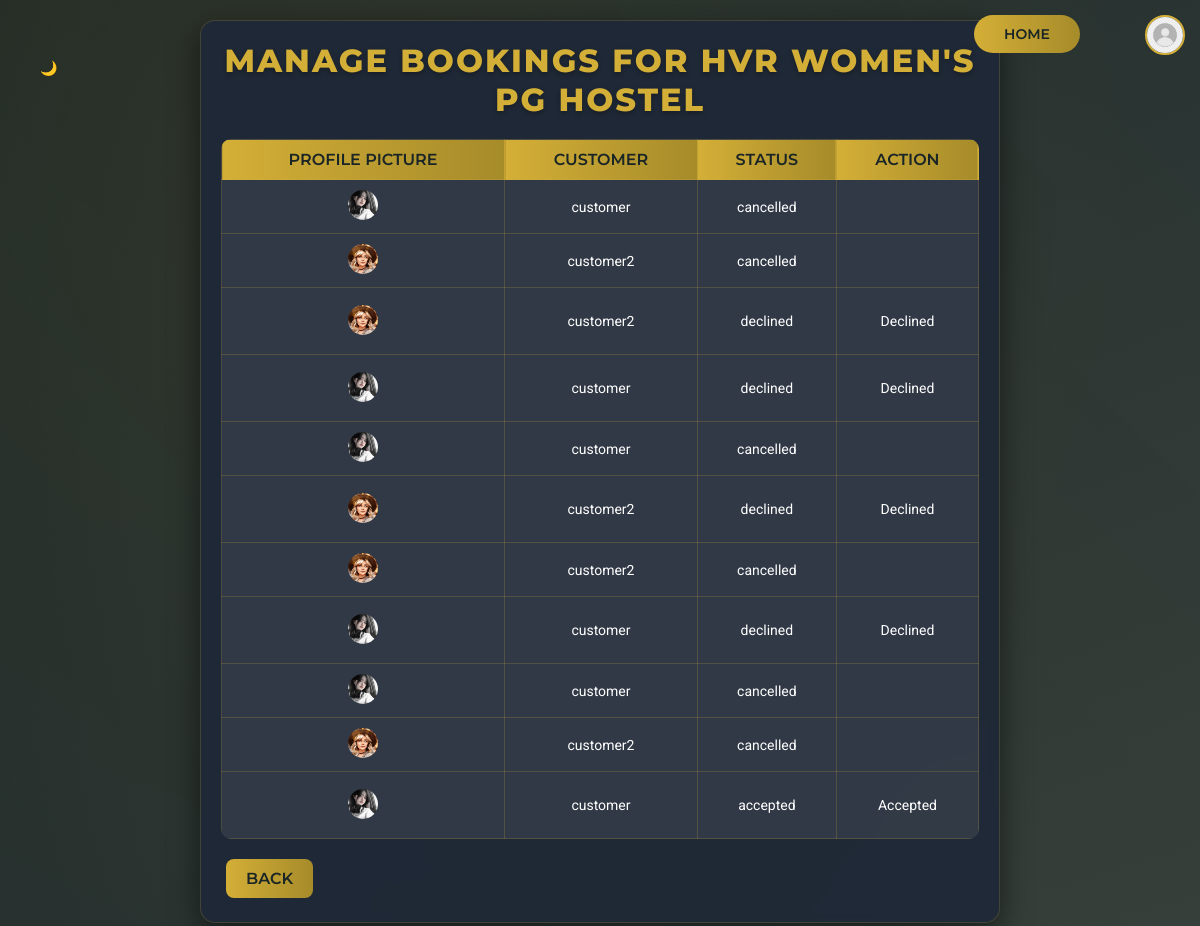
Screenshot of /hostel/1/manage_bookings (signed in) with the database file from the repository.
### app.py (models this page shows, shortened)
class User(db.Model, UserMixin):
    id = db.Column(db.Integer, primary_key=True)
    username = db.Column(db.String(100), unique=True, nullable=False)
    password = db.Column(db.String(200), nullable=False)
    user_type = db.Column(db.String(50), nullable=False)
    phone_number = db.Column(db.String(15), nullable=True)
    hostels = db.relationship('Hostel', back_populates='owner')
    bookings = db.relationship('Booking', back_populates='customer')
    profile_picture=db.Column(db.String(200), nullable=True,default='default_profile_picture_of_account.jfif')

class Hostel(db.Model):
    id = db.Column(db.Integer, primary_key=True)
    name = db.Column(db.String(100), nullable=False)
    location = db.Column(db.String(200), nullable=False)
    price = db.Column(db.String(), nullable=False)
    availability = db.Column(db.Boolean, default=True)
    vacancies = db.Column(db.Integer, default=10, nullable=False)  # New field for vacancies
    owner_id = db.Column(db.Integer, db.ForeignKey('user.id'), nullable=False)
    owner = db.relationship('User', back_populates='hostels')
    images = db.Column(db.String(500), nullable=True)
    bookings = db.relationship('Booking', back_populates='hostel', lazy='dynamic')
    reviews = db.relationship('Review', back_populates='hostel', lazy=True)
    description = db.Column(db.Text, nullable=True,default="No description provided")
    phone_number = db.Column(db.String(15), nullable=True)

class Booking(db.Model):
    id = db.Column(db.Integer, primary_key=True)
    hostel_id = db.Column(db.Integer, db.ForeignKey('hostel.id'))
    customer_id = db.Column(db.Integer, db.ForeignKey('user.id'))
    status = db.Column(db.String(50), nullable=False, default='pending')
    created_at = db.Column(db.DateTime, nullable=False, default=db.func.current_timestamp())
    customer = db.relationship('User', back_populates='bookings')
    hostel = db.relationship('Hostel', back_populates='bookings')
    accepted_date = db.Column(db.DateTime, nullable=True)

### app.py (the view, shortened to what this page needs)
@app.route("/hostel/<int:hostel_id>/manage_bookings", methods=["GET", "POST"])
@login_required
def manage_bookings(hostel_id):
    hostel = Hostel.query.get_or_404(hostel_id)
    if current_user.id != hostel.owner_id:
        flash("You are not the owner of this hostel!", "error")
        return redirect(url_for("hostel_details", hostel_id=hostel_id))
    bookings = Booking.query.filter_by(hostel_id=hostel_id).all()
    return render_template("manage_bookings.html", hostel=hostel, bookings=bookings)

### app.py (called while the page is built)
@login_manager.user_loader
def load_user(user_id):
    return db.session.get(User, int(user_id))

### templates/manage_bookings.html (shortened to what this page needs)
<!DOCTYPE html>
<html lang="en">
<head>
    <link rel="stylesheet" href="{{ url_for('static', filename='styles.css') }}">
</head>
<body>
    <button class="theme-switcher" aria-label="Toggle Theme">
        <span class="theme-icon">🌙</span>
    </button>
    <a href="{{ url_for('profile') }}" class="profile-button" aria-label="Profile">
        <img src="{{ url_for('static', filename='uploads/' + current_user.profile_picture) }}" alt="Profile Picture"
            class="profile-img">
    </a>
    <div class="container">
        <h2>Manage Bookings for {{ hostel.name}}</h2>
        <table>
            <tr>
                <th>Profile Picture</th>
                <th>Customer</th>
                <th>Status</th>
                <th>Action</th>
            </tr>
            {% for booking in bookings %}
            <tr>
                <td><img src="{{ url_for('static', filename='uploads/' + booking.customer.profile_picture) }}"
                        alt="Customer Profile Picture" style="width: 30px; height: 30px; border-radius: 50%;"></td>
                <td>{{ booking.customer.username }}</td>
                <td>{{ booking.status }}</td>
                <td>
                    <form method="POST">
                        {% if booking.status == "pending" %}
                        <button type="submit" name="action" value="accept">Accept</button>
                        <button type="submit" name="action" value="decline">Decline</button>
                        {% elif booking.status == "accepted" %}
                        <span>Accepted</span>
                        {% elif booking.status == "declined" %}
                        <span>Declined</span>
                        {% endif %}
                    </form>
                </td>
            </tr>
            {% endfor %}
        </table>
        <a href="{{ url_for('hostel_details', hostel_id=hostel.id) }}">Back</a>
    </div><a href="{{ url_for('dashboard') }}" class="home-button">Home</a>
</body>
</html>

### static/styles.css (style rules this page uses)
* { margin: 0; padding: 0; box-sizing: border-box; font-family: 'Roboto', sans-serif; scroll-behavior: smooth; }
body { background: linear-gradient(135deg, #1A2526 0%, #2F3A3B 100%); min-height: 100vh; display: flex; justify-content: center; align-items: center; padding: 20px; overflow-x: hidden; color: #FFFFFF; -webkit-font-smoothing: antialiased; -moz-osx-font-smoothing: grayscale; }
body::before { content: ''; position: fixed; top: 0; left: 0; width: 100%; height: 100%; background: radial-gradient(circle at 30% 20%, rgba(212, 175, 55, 0.1), transparent 70%); animation: pulseGlow 10s infinite ease-in-out; z-index: -1; opacity: 0.5; }
body::after { content: ''; position: fixed; top: -50%; left: -50%; width: 200%; height: 200%; background: linear-gradient(45deg, transparent, rgba(212, 175, 55, 0.05), transparent); animation: subtleSweep 20s infinite linear; z-index: -2; }
.add-hostel-container, .container, .book-hostel-container, .dashboard-container, .edit-review-container, .home-container, .auth-container, .container.login-register, .container.manage-bookings { background: rgba(31, 41, 55, 0.95); border-radius: 15px; box-shadow: 0 10px 30px rgba(0, 0, 0, 0.5), inset 0 0 10px rgba(212, 175, 55, 0.1); position: relative; width: 100%; padding: 40px; margin: 30px auto; z-index: 1; border: 1px solid rgba(212, 175, 55, 0.2); transition: transform 0.5s ease, box-shadow 0.5s ease; backdrop-filter: blur(5px); }
.container { max-width: 100vh; width: 100%; margin: 0 auto; padding: 20px; background: rgba(31, 41, 55, 0.95); border-radius: 15px; box-shadow: 0 10px 30px rgba(0, 0, 0, 0.5); transition: transform 0.5s ease, box-shadow 0.5s ease; }
h1, h2, h3 { font-family: 'Montserrat', sans-serif; font-weight: 800; color: #D4AF37; margin-bottom: 20px; text-transform: uppercase; text-align: center; letter-spacing: 2px; text-shadow: 0 2px 5px rgba(0, 0, 0, 0.3); transition: transform 0.3s ease, color 0.3s ease; }
h2 { font-size: 2rem; }
form { display: flex; flex-direction: column; gap: 15px; width: 100%; }
button, .btn, a:not(.home-button):not(.profile-button) { background: linear-gradient(90deg, #D4AF37, #A68B2A); color: #1A2526; padding: 10px 20px; border: none; border-radius: 8px; font-family: 'Montserrat', sans-serif; font-weight: 600; font-size: 1rem; text-transform: uppercase; margin: 20px 5px 0; cursor: pointer; transition: all 0.3s ease; text-decoration: none; display: inline-block; position: relative; overflow: hidden; }
button::before, .btn::before, a:not(.home-button):not(.profile-button)::before { content: ''; position: absolute; top: 0; left: -100%; width: 100%; height: 100%; background: linear-gradient(90deg, transparent, rgba(255, 255, 255, 0.3), transparent); transition: 0.5s; }
button:hover::before, .btn:hover::before, a:not(.home-button):not(.profile-button)::before { left: 100%; }
.home-button { background: linear-gradient(90deg, #D4AF37, #A68B2A); color: #1A2526; padding: 10px 30px; border: none; border-radius: 30px; font-family: 'Montserrat', sans-serif; font-weight: 600; font-size: 14px; text-transform: uppercase; cursor: pointer; text-decoration: none; display: inline-block; position: absolute; top: 15px; right: 120px; transition: all 0.4s ease; z-index: 2; }
.profile-button { position: absolute; top: 15px; right: 15px; display: flex; align-items: center; text-decoration: none; z-index: 2; }
.profile-img { width: 40px; height: 40px; border-radius: 50%; object-fit: cover; border: 2px solid #D4AF37; transition: transform 0.3s ease, border-color 0.3s ease; }
.theme-switcher { position: fixed; top: 15px; left: 15px; background: none; border: none; cursor: pointer; z-index: 1000; font-size: 24px; color: #D4AF37; transition: color 0.3s ease, transform 0.3s ease; }
table { width: 100%; max-width: 100%; border-collapse: collapse; background: rgba(255, 255, 255, 0.05); border-radius: 10px; overflow: hidden; table-layout: auto; }
th, td { border: 1px solid rgba(212, 175, 55, 0.2); padding: 10px; text-align: center; transition: background 0.3s ease; white-space: nowrap; }
th { background: linear-gradient(90deg, #D4AF37, #A68B2A); color: #1A2526; font-family: 'Montserrat', sans-serif; font-size: 16px; font-weight: 600; text-transform: uppercase; }
td { background: rgba(255, 255, 255, 0.03); color: #FFFFFF; font-size: 14px; }
img { border-radius: 10px; max-width: 100%; height: auto; transition: transform 0.3s ease; }
span { font-size: 14px; color: #FFFFFF; margin: 15px 0; display: block; }

### rows the page displays
User: profile_picture (placeholder picture)
Hostel: name "HVR WOMEN'S PG HOSTEL"
Booking: profile_picture (picture), customer.username "customer", status "cancelled"
Booking: profile_picture (picture), customer.username "customer2", status "cancelled"
Booking: profile_picture (picture), customer.username "customer2", status "declined", shows "Declined"
Booking: profile_picture (picture), customer.username "customer", status "declined", shows "Declined"
Booking: profile_picture (picture), customer.username "customer", status "cancelled"
Booking: profile_picture (picture), customer.username "customer2", status "declined", shows "Declined"
Booking: profile_picture (picture), customer.username "customer2", status "cancelled"
Booking: profile_picture (picture), customer.username "customer", status "declined", shows "Declined"
Booking: profile_picture (picture), customer.username "customer", status "cancelled"
Booking: profile_picture (picture), customer.username "customer2", status "cancelled"
Booking: profile_picture (picture), customer.username "customer", status "accepted", shows "Accepted"
